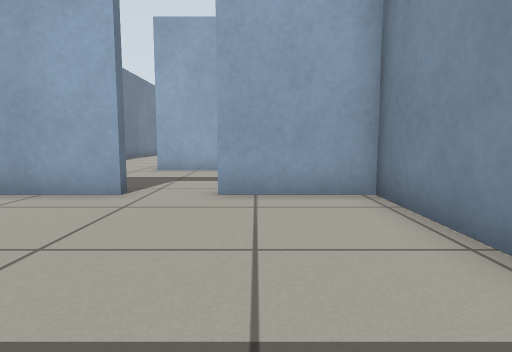
view 1 (above)

24 first-person views from a walk through a world built for the Gazebo simulator. The camera is 0.5 m above the floor, tilts 6° down and sees 75° across. The floor is counted in squares, 0.5 m on a side. Each view is taken from the middle of a square. On the plan, view 1 faces up. The plan holds only what a view shows up to about 12 squares ahead; the rest is blank. The place goes on beyond the plan.

view 2
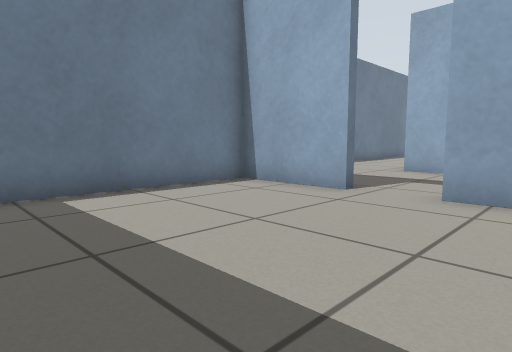

view 3
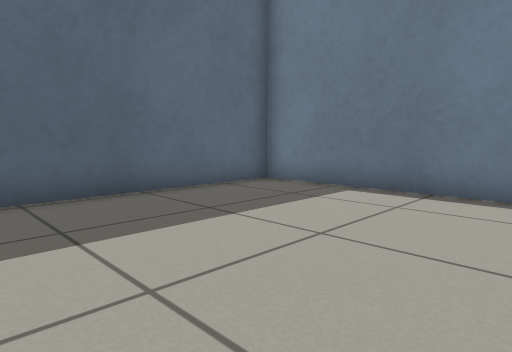

view 4
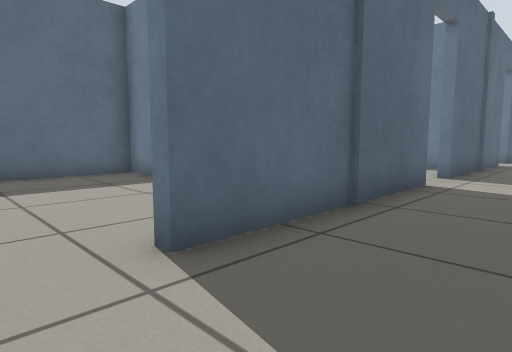

view 5
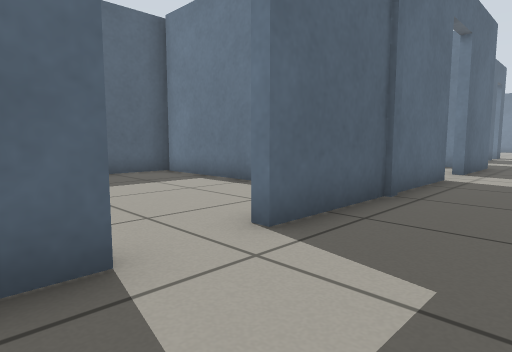

view 6
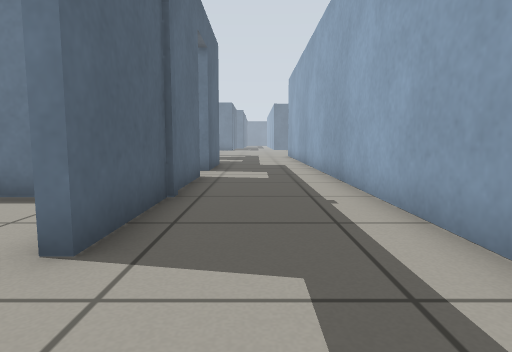

view 7
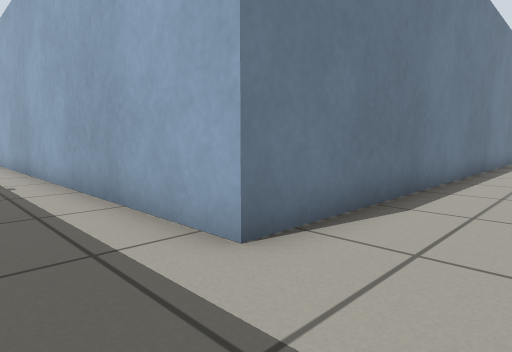

view 8
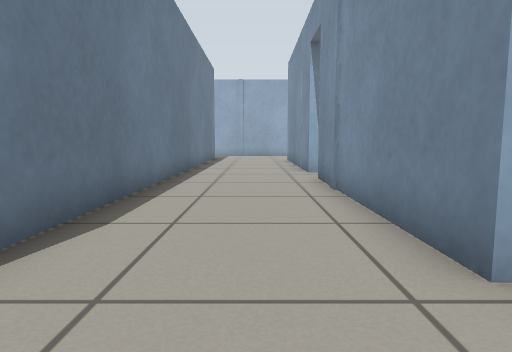

view 9
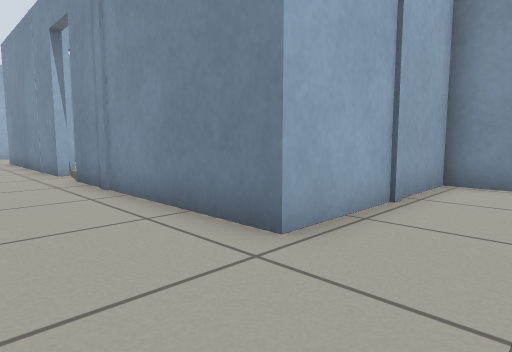

view 10
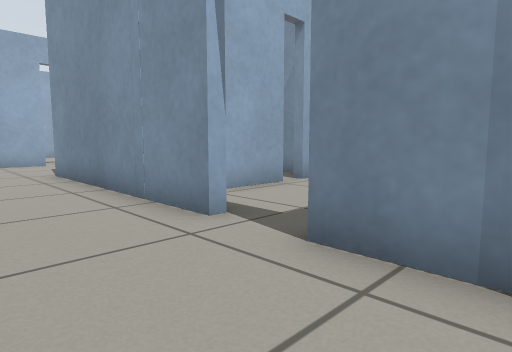

view 11
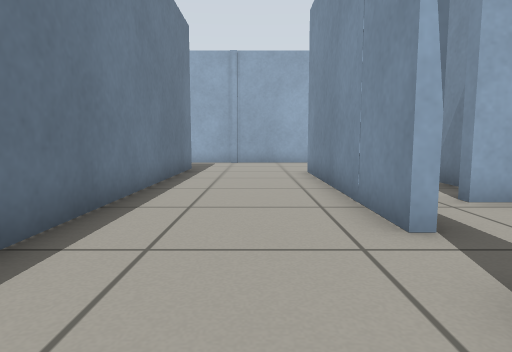

view 12
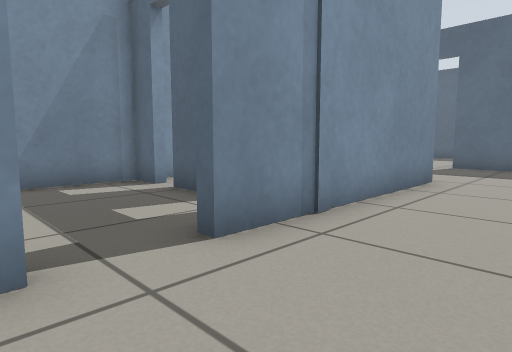

view 13
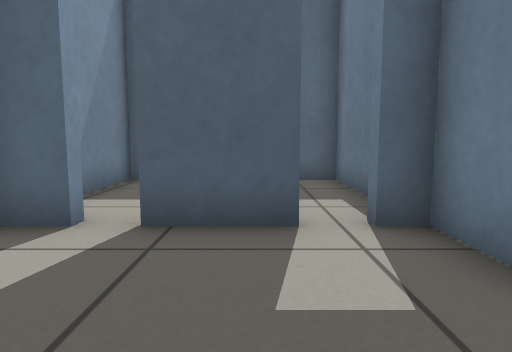

view 14
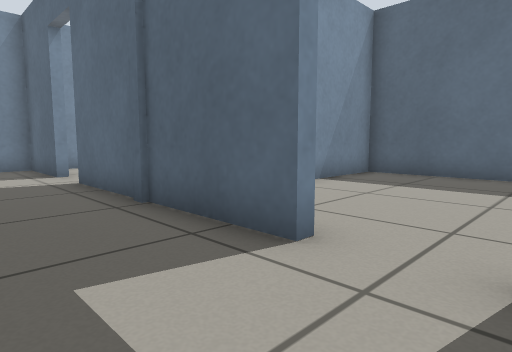

view 15
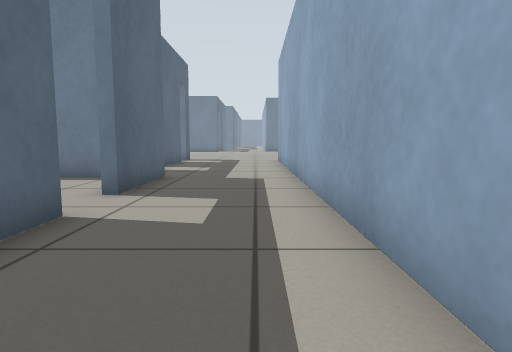

view 16
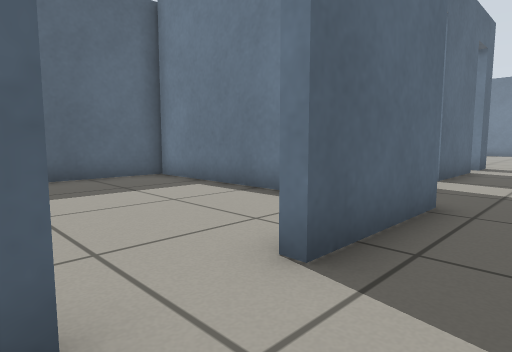

view 17
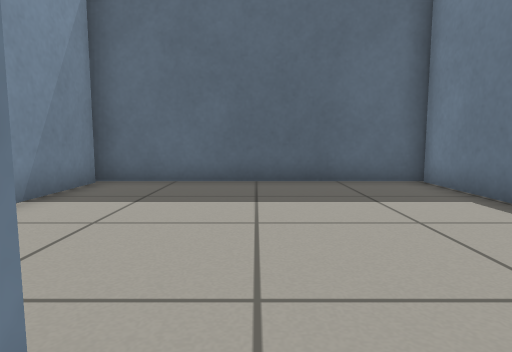

view 18
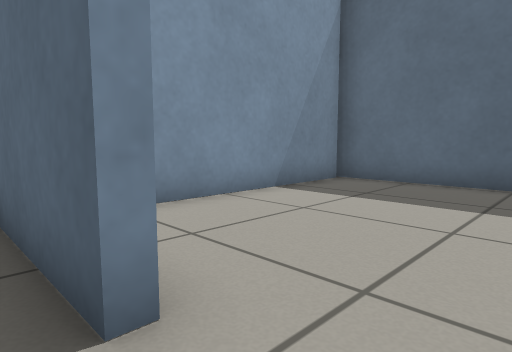

view 19
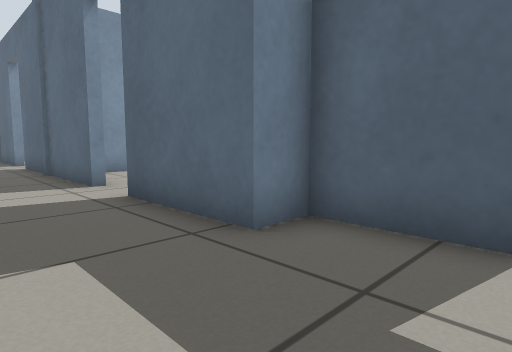

view 20
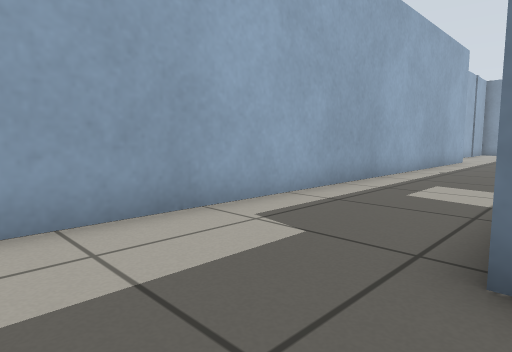

view 21
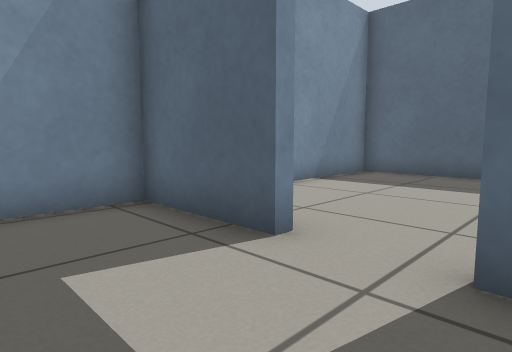

view 22
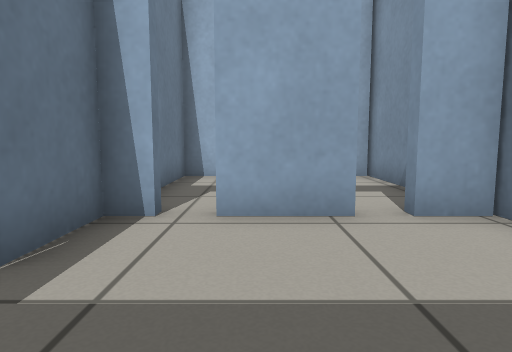

view 23
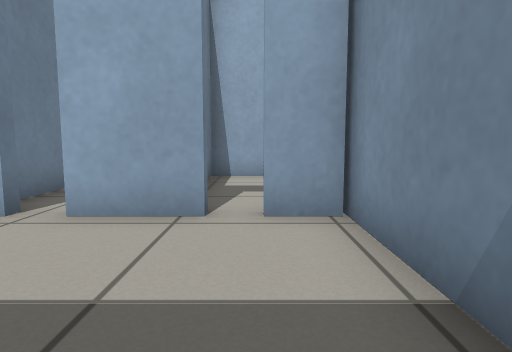

view 24
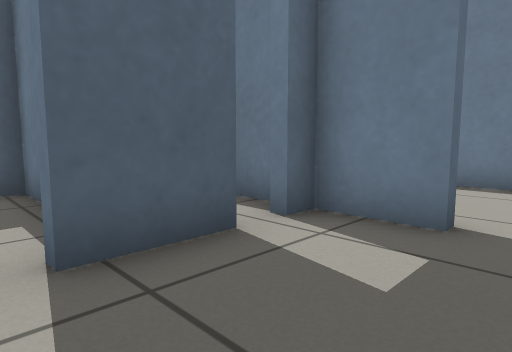

### Floor plan
Ten units are one square. View 1 is at (0, 0); x grows to the right and y downward. Boxes are objects, and circles mark ways between rooms. Rooms are numbered by the first view taken in them; rooms with no view inside come last. Other rooms are left out.
<svg viewBox="-257 -288 285 305">
<path fill="none" stroke="#000" d="M-25 -61 -56 -61 -56 12 22 12 22 -61 -7 -61M-33 -195 -33 -269M-90 -64 -25 -64M-7 -64 22 -64 22 -84M23 -113 -33 -113 -33 -180M-174 -64 -108 -64M-73 -283 -73 -101 -252 -101M-246 -54 -224 -54 -224 -64 -191 -64M-30 -180 -30 -162M-23 -214 -30 -214 -30 -195M3 -214 -15 -214M-16 -162 4 -162M11 -162 22 -162 22 -216M22 -214 11 -214M-221 -49 -221 12 -139 12M-141 10 -141 -50M-98 12 -60 12 -60 -19M-138 -52 -138 10M-139 12 -119 12"/>
<circle cx="-15" cy="-60" r="3" fill="#2a7"/>
<circle cx="-30" cy="-185" r="3" fill="#2a7"/>
<circle cx="-185" cy="-60" r="3" fill="#2a7"/>
<circle cx="-95" cy="-60" r="3" fill="#2a7"/>
<text x="-20" y="-30">1</text>
<text x="-60" y="-130">2</text>
<text x="-10" y="-190">3</text>
<text x="-180" y="-30">4</text>
<text x="-100" y="-30">5</text>
</svg>
Room 1 opens to room 2. Room 2 opens to room 3. Room 2 opens to room 4. Room 2 opens to room 5.

Where each view was taken, in squares from view 1:
view 1: 0 up, 0 right, facing up
view 2: 0 up, 1 right, facing up-left
view 3: 5 up, 1 right, facing down-left
view 4: 9 up, 1 left, facing down-left
view 5: 9 up, 8 left, facing down-left
view 6: 8 up, 8 left, facing left
view 7: 8 up, 5 left, facing up-left
view 8: 9 up, 5 left, facing up
view 9: 9 up, 6 left, facing up-right
view 10: 16 up, 6 left, facing up-right
view 11: 16 up, 5 left, facing up
view 12: 20 up, 6 left, facing down-right
view 13: 20 up, 1 left, facing down
view 14: 9 up, 11 left, facing down-right
view 15: 9 up, 13 left, facing left
view 16: 8 up, 17 left, facing down-left
view 17: 7 up, 18 left, facing down
view 18: 7 up, 19 left, facing down-right
view 19: 9 up, 25 left, facing down-right
view 20: 6 up, 25 left, facing up-right
view 21: 9 up, 3 left, facing down-right
view 22: 17 up, 1 left, facing up
view 23: 17 up, 1 right, facing up
view 24: 19 up, 1 right, facing down-left
